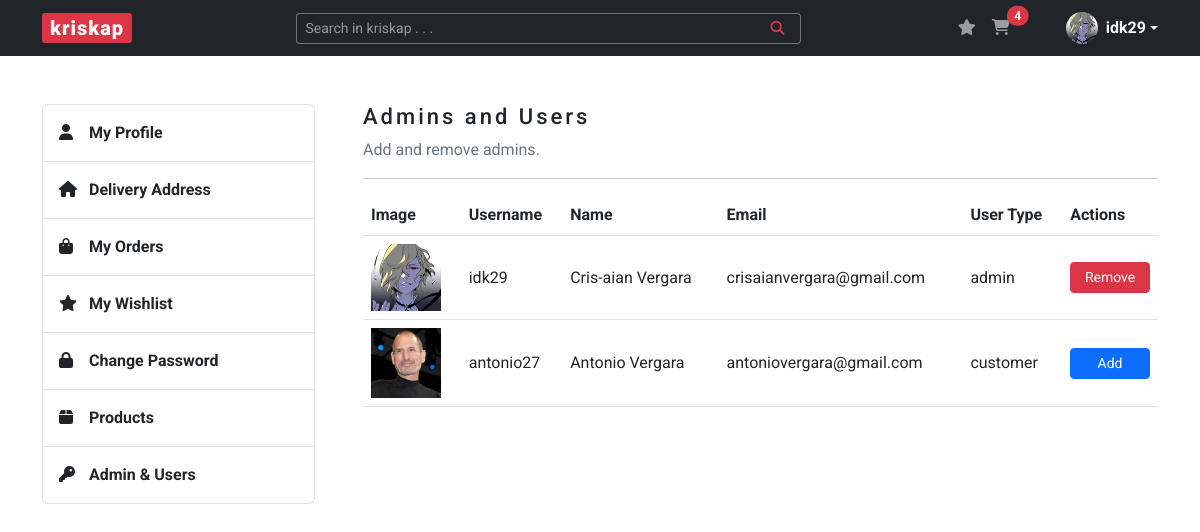
The page /admin (signed in) on the database its author committed.
### kriskap/models.py (models this page shows, shortened)
class User(db.Model, UserMixin):
    __tablename__ = "users"
    id = db.Column(db.Integer, primary_key=True)
    user_type = db.Column(db.String(20), nullable=False)
    username = db.Column(db.String(20), unique=True, nullable=False)
    name = db.Column(db.String(100), nullable=False)
    email = db.Column(db.String(100), unique=True, nullable=False)
    image_file = db.Column(db.String(250), nullable=False, default="default.png")
    password = db.Column(db.String(100), nullable=False)
    carts = relationship("Cart", back_populates="buyer")
    wishlists = relationship("Wishlist", back_populates="wisher")
    addresses = relationship("Address", back_populates="buyer")
    orders = relationship("Order", back_populates="buyer")

### kriskap/admins/routes.py (the view)
@admins.route("/admin")
@login_required
@admin_only
def admin():
    users = User.query.all()
    return render_template("admin.html", title="Admin", users=users)

### kriskap/models.py (called while the page is built)
@login_manager.user_loader
def load_user(user_id):
    return User.query.get(int(user_id))

### kriskap/users/utils.py (called while the page is built)
def admin_only(f):
    @wraps(f)
    def decorated_function(*args, **kwargs):
        if current_user.user_type != "admin":
            return abort(403)
        return f(*args, **kwargs)
    return decorated_function

### kriskap/templates/admin.html (shortened to what this page needs)
{% extends "base.html" %}
{% block content %}
    <section id="section-admin" class="content-section mb-5">
        <div class="row justify-content-between">
            {% include "aside.html" %}
            <div class="col-lg-9 ps-lg-5">
                <h3>Admins and Users</h3>
                <p class="text-secondary">Add and remove admins.</p>
                <hr>
                <table class="table">
                    <thead>
                      <tr>
                        <th scope="col">Image</th>
                        <th scope="col">Username</th>
                        <th scope="col">Name</th>
                        <th scope="col">Email</th>
                        <th scope="col">User Type</th>
                        <th scope="col">Actions</th>
                      </tr>
                    </thead>
                    <tbody>
                    {% for user in users %}
                        <tr class="align-middle">
                            <td><img width="70px" src="{{ url_for('static', filename='img/profile_pics/' + user.image_file) }}" alt="Image Preview" class="image_view"></td>
                            <td>{{ user.username }}</td>
                            <td>{{ user.name }}</td>
                            <td>{{ user.email }}</td>
                            <td>{{ user.user_type }}</td>
                            <td>
                                {% if user.user_type != "admin" %}
                                    <a href="{{ url_for('admins.add_admin', user_id = user.id) }}" class="btn btn-primary btn-sm w-100">Add</a>
                                {% else %}
                                    <a href="#removeModal{{ user.id }}" class="btn btn-danger btn-sm w-100" data-bs-toggle="modal">Remove</a>
                                {% endif %}
                            </td>
                        </tr>
                    {% endfor %}
                    </tbody>
                </table>
            </div>
        </div>
    </section>
{% endblock %}

### kriskap/templates/base.html (shortened to what this page needs)
<!DOCTYPE html>
<html lang="en">
<head>
    <link rel="stylesheet" href="https://cdn.jsdelivr.net/npm/bootstrap@5.3.0-alpha1/dist/css/bootstrap.min.css">
    <link rel="stylesheet" href="{{ url_for('static', filename='css/styles.css') }}">
</head>
<body>
    <header>
        <nav class="navbar navbar-expand-lg navbar-dark bg-dark">
            <div class="container">
                <a class="navbar-brand px-2 py-0" href="{{ url_for('main.home') }}">kriskap</a>
                <div class="collapse navbar-collapse" id="navbarSupportedContent">
                    <form method="POST" action="{{ url_for('products.search_product') }}" class="d-flex ms-auto form-search w-50" role="search">
                        <div class="input-group input-group-sm">
                            <input name="search-product" type="text" class="form-control text-bg-dark border-secondary border-end-0" placeholder="Search in kriskap . . ." aria-label="Search in kriskap . . ." aria-describedby="button-addon">
                            <button class="btn btn-outline-danger border-start-0 border-secondary" type="submit" id="button-addon"><i class="fa-solid fa-magnifying-glass px-2"></i></button>
                        </div>
                    </form>
                    <ul class="navbar-nav ms-auto mb-2 mb-lg-0 notification-cart">
                        <li class="nav-item">
                            <a href="{{ url_for('wishlists.wishlist') }}" class="nav-link d-inline-block">
                                <i class="fa-solid fa-star"></i>
                            </a>
                        </li>
                        <li class="nav-item me-5">
                            <a href="{{ url_for('carts.cart') }}" class="nav-link position-relative d-inline-block">
                                <i class="fa-solid fa-cart-shopping"></i>
                                {% if current_user.is_authenticated %}
                                    <span id="cartTotal" class="position-absolute start-100 translate-middle badge rounded-pill bg-danger">
                                        {% set items = [] %}
                                        {{ items | sum }}
                                    </span>
                                {% endif %}
                            </a>
                        </li>
                        {% if current_user.is_authenticated %}
                        <li class="dropdown d-flex align-items-center">
                            <a href="#" class="d-flex align-items-center text-light text-decoration-none dropdown-toggle" data-bs-toggle="dropdown" aria-expanded="false">
                                <img src="{{ url_for('static', filename='img/profile_pics/' + current_user.image_file) }}" alt="" width="32" height="32" class="rounded-circle me-2">
                                <strong>{{ current_user.username }}</strong>
                            </a>
                        </li>
                        {% endif %}
                    </ul>
                </div>
            </div>
        </nav>
    </header>
    <main class="container mt-5">
        {% block content %} {% endblock %}
    </main>
</body>
</html>

### kriskap/static/css/styles.css (style rules this page uses)
body { font-family: "Roboto", sans-serif; color: #212529; }
h3, legend { font-size: 1.375rem; font-weight: 500; line-height: 1.65rem; letter-spacing: 3px; }
a { color: #212529; text-decoration: none; }
.navbar-brand { background-color: #dc3545; border-radius: 3px; font-weight: 900; letter-spacing: 1px; }
.form-control::placeholder { color: #979797; opacity: 1; }

### rows shown on the page
User: image_file (picture), username "idk29", name "Cris-aian Vergara", email "crisaianvergara@gmail.com", user_type "admin"
User: image_file (picture), username "antonio27", name "Antonio Vergara", email "antoniovergara@gmail.com", user_type "customer"

### other values the page prints
{{ items | sum }} "4"
